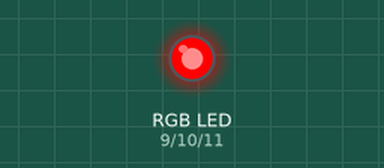
The sketch below on a simulated Arduino Uno, built with avr-gcc and run on an emulated ATmega328P. Shown: an RGB LED mixed from three pins (HIGH = lit). Random numbers use the default seed unless the sketch sets one.

Above: at 0.07 s.
At 9.03 s:
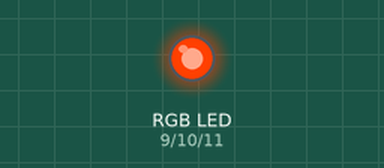
At 17.99 s:
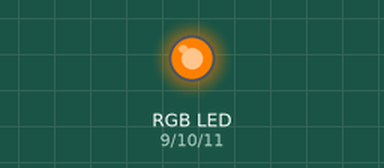
At 26.95 s:
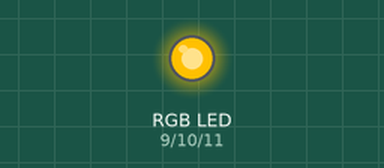
At 35.85 s:
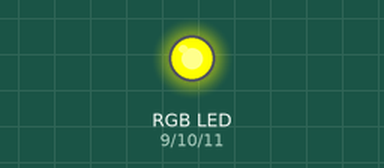
At 39.79 s:
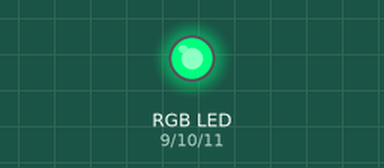
Timing chart, 0 to 40.0 s (numbered marks = the images above):
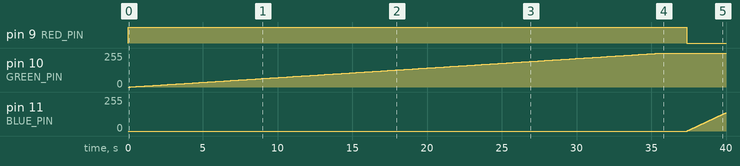

Measured:
- by itself, pin 9 (RED_PIN): HIGH → LOW at 37.4 s
- by itself, pin 10 (GREEN_PIN): moves from 0/255 to 255/255 over 35.6 s
- by itself, pin 11 (BLUE_PIN): moves from 0/255 to 137/255 over 2.6 s

The sketch:

RGB-Classes.ino
```cpp
#include "RGB.h"
int RED_PIN = 9;
int GREEN_PIN = 10;
int BLUE_PIN = 11;
// Flash , Delay of 25 works better, lower is too quick
int DELAY = 2;
RGB pumpkin(RED_PIN, GREEN_PIN, BLUE_PIN, DELAY);
void setup()
{
    //Set Red Pin High
    pumpkin.init();
}
void loop()
{
    // Closest Working  Non Flash
    pumpkin.fadeGreenUp(DELAY * 70);
    pumpkin.fadeRedDown(DELAY * 3);
    pumpkin.fadeBlueUp(DELAY * 9.5);
    pumpkin.fadeGreenDown(DELAY * 7.5);
    pumpkin.fadeRedUp(DELAY * 4);
    pumpkin.fadeBlueDown(DELAY * 9);

    // Flash kind sucks
    // pumpkin.fadeGreenUpFlash(DELAY);
    // pumpkin.fadeRedDownFlash(DELAY);
    // pumpkin.fadeBlueUpFlash(DELAY);
    // pumpkin.fadeGreenDownFlash(DELAY);
    // pumpkin.fadeRedUpFlash(DELAY);
    // pumpkin.fadeBlueDownFlash(DELAY);

    // Best SO FAR
    // pumpkin.fadeGreenUp(DELAY * 8);
    // pumpkin.fadeRedDown(DELAY * 2);
    // pumpkin.fadeBlueUp(DELAY * 4);
    // pumpkin.fadeGreenDown(DELAY * 3.5);
    // pumpkin.fadeRedUp(DELAY * 5);
    // pumpkin.fadeBlueDown(DELAY * 3);
}
```

RGB.h
```cpp
#include "fade.h"

// This class will likely get rewritten for something a bit simpler,
// possibly even rewritten as some sort of factory/ HOF (High order function)
class RGB
{

    int _r;
    int _g;
    int _b;
    int _delay;
    void cleanUp()
    {
        analogWrite(_r, 0);
        analogWrite(_g, 0);
        analogWrite(_b, 0);
    }

  public:
    void init()
    {
        analogWrite(_r, 255);
        analogWrite(_g, 0);
        analogWrite(_b, 0);
    }
    // Customize Pins
    RGB(int r, int g, int b, int d) : _r(r), _g(g), _b(b), _delay(d) {}
    // Default Pins
    RGB() : _r(9), _g(10), _b(11), _delay(25)
    {
    }
    ~RGB() { cleanUp(); }
    void fadeGreenUp()
    {
        auto f = curry(Fade, GREEN, true, _r, _g, _b, _delay);
        f();
    }
    void fadeGreenDown()
    {
        auto f = curry(Fade, GREEN, false, _r, _g, _b, _delay);
        f();
    }
    void fadeGreenUp(int newDelay)
    {
        auto f = curry(Fade, GREEN, true, _r, _g, _b, newDelay);
        f();
    }
    void fadeGreenDown(int newDelay)
    {
        auto f = curry(Fade, GREEN, false, _r, _g, _b, newDelay);
        f();
    }
    void fadeRedUp()
    {
        auto f = curry(Fade, RED, true, _r, _g, _b, _delay);
        f();
    }
    void fadeRedDown()
    {
        auto f = curry(Fade, RED, false, _r, _g, _b, _delay);
        f();
    }
    void fadeRedUp(int newDelay)
    {
        auto f = curry(Fade, RED, true, _r, _g, _b, newDelay);
        f();
    }
    void fadeRedDown(int newDelay)
    {
        auto f = curry(Fade, RED, false, _r, _g, _b, newDelay);
        f();
    }
    void fadeBlueUp()
    {
        auto f = curry(Fade, BLUE, true, _r, _g, _b, _delay);
        f();
    }
    void fadeBlueUp(int newDelay)
    {
        auto f = curry(Fade, BLUE, true, _r, _g, _b, newDelay);
        f();
    }
    void fadeBlueDown()
    {
        auto f = curry(Fade, BLUE, false, _r, _g, _b, _delay);
        f();
    }
    void fadeBlueDown(int newDelay)
    {
        auto f = curry(Fade, BLUE, false, _r, _g, _b, newDelay);
        f();
    }

    void fadeGreenUpFlash()
    {
        auto f = curry(fadeGreenIncFlash, _r, _g, _b, _delay);
        f();
    }
    void fadeGreenDownFlash()
    {
        auto f = curry(fadeGreenDecFlash, _r, _g, _b, _delay);
        f();
    }
    void fadeRedUpFlash()
    {
        auto f = curry(fadeRedIncFlash, _r, _g, _b, _delay);
        f();
    }
    void fadeRedDownFlash()
    {
        auto f = curry(fadeRedDecFlash, _r, _g, _b, _delay);
        f();
    }
    void fadeBlueUpFlash()
    {
        auto f = curry(fadeBlueIncFlash, _r, _g, _b, _delay);
        f();
    }
    void fadeBlueDownFlash()
    {
        auto f = curry(fadeBlueDecFlash, _r, _g, _b, _delay);
        f();
    }
    void fadeGreenUpFlash(int newDelay)
    {
        auto f = curry(fadeGreenIncFlash, _r, _g, _b, newDelay);
        f();
    }
    void fadeGreenDownFlash(int newDelay)
    {
        auto f = curry(fadeGreenDecFlash, _r, _g, _b, newDelay);
        f();
    }
    void fadeRedUpFlash(int newDelay)
    {
        auto f = curry(fadeRedIncFlash, _r, _g, _b, newDelay);
        f();
    }
    void fadeRedDownFlash(int newDelay)
    {
        auto f = curry(fadeRedDecFlash, _r, _g, _b, newDelay);
        f();
    }
    void fadeBlueUpFlash(int newDelay)
    {
        auto f = curry(fadeBlueIncFlash, _r, _g, _b, newDelay);
        f();
    }
    void fadeBlueDownFlash(int newDelay)
    {
        auto f = curry(fadeBlueDecFlash, _r, _g, _b, newDelay);
        f();
    }
};
```

curry.h
```cpp
template <typename Function, typename... Arguments>
auto curry(Function func, Arguments... args)
{
    return [=](auto... rest) {
        return func(args..., rest...);
    };
}
```

fade.h
```cpp
#include "curry.h"
enum colors
{
    RED,
    GREEN,
    BLUE
};
auto Fade = [](int _color, bool _inc, int _r, int _g, int _b, int _delay) {
    int _col, _pin;
    int start, end;
    // Test Color
    if (_color == RED)
    {
        _pin = _r;
    }
    else if (_color == BLUE)
    {
        _pin = _b;
    }
    else if (_color == GREEN)
    {
        _pin = _g;
    }
    // Test ASC/DESC
    if (_inc)
    {
        start = 0;
        end = 255;
    }
    else
    {
        start = 255;
        end = 0;
    }
    // Test for loop
    if (end > start)
    {
        for (_col = start; _col <= end; _col++)
        {
            analogWrite(_pin, _col);
            if (_col < 180 || _col > 60)
            {
                delay(_delay);
            }
            else
            {
                delay(_delay * 10);
            }
        }
    }
    else
    {
        for (_col = start; _col >= end; _col--)
        {
            analogWrite(_pin, _col);
            if (_col > 60 || _col < 180)
            {
                delay(_delay);
            }
            else
            {
                delay(_delay * 10);
            }
        }
    }

};
auto FadeWithFlash = [](int _color, bool _inc, int _r, int _g, int _b, int _delay) {
    auto black = [_delay, _r, _g, _b]() {
        analogWrite(_r, 0);
        analogWrite(_g, 0);
        analogWrite(_b, 0);
        delay(_delay);

    };
    int _col, _pin;
    int start, end;
    // Test Color
    if (_color == RED)
    {
        _pin = _r;
    }
    else if (_color == BLUE)
    {
        _pin = _b;
    }
    else if (_color == GREEN)
    {
        _pin = _g;
    }
    // Test ASC/DESC
    if (_inc)
    {
        start = 0;
        end = 255;
    }
    else
    {
        start = 255;
        end = 0;
    }
    // Test for loop
    if (end > start)
    {
        for (_col = start; _col <= end; _col++)
        {
            int rand = random(0, 9);
            if (rand == 0 || rand == 1 || rand == 3)
                black();
            analogWrite(_pin, _col);
            if (_col < 180 || _col > 60)
            {
                delay(_delay);
            }
            else
            {
                delay(_delay * 10);
            }
        }
    }
    else
    {
        for (_col = start; _col >= end; _col--)
        {
            int rand = random(0, 9);
            if (rand == 0 || rand == 1 || rand == 3)
                black();
            analogWrite(_pin, _col);
            if (_col < 60 || _col > 180)
            {
                delay(_delay);
            }
            else
            {
                delay(_delay * 10);
            }
        }
    }
};
auto fadeRedInc = curry(Fade, RED, true);
auto fadeRedDec = curry(Fade, RED, false);
auto fadeBlueInc = curry(Fade, BLUE, true);
auto fadeBlueDec = curry(Fade, BLUE, false);
auto fadeGreenInc = curry(Fade, GREEN, true);
auto fadeGreenDec = curry(Fade, GREEN, false);
auto fadeRedIncFlash = curry(FadeWithFlash, RED, true);
auto fadeRedDecFlash = curry(FadeWithFlash, RED, false);
auto fadeBlueIncFlash = curry(FadeWithFlash, BLUE, true);
auto fadeBlueDecFlash = curry(FadeWithFlash, BLUE, false);
auto fadeGreenIncFlash = curry(FadeWithFlash, GREEN, true);
auto fadeGreenDecFlash = curry(FadeWithFlash, GREEN, false);
```
